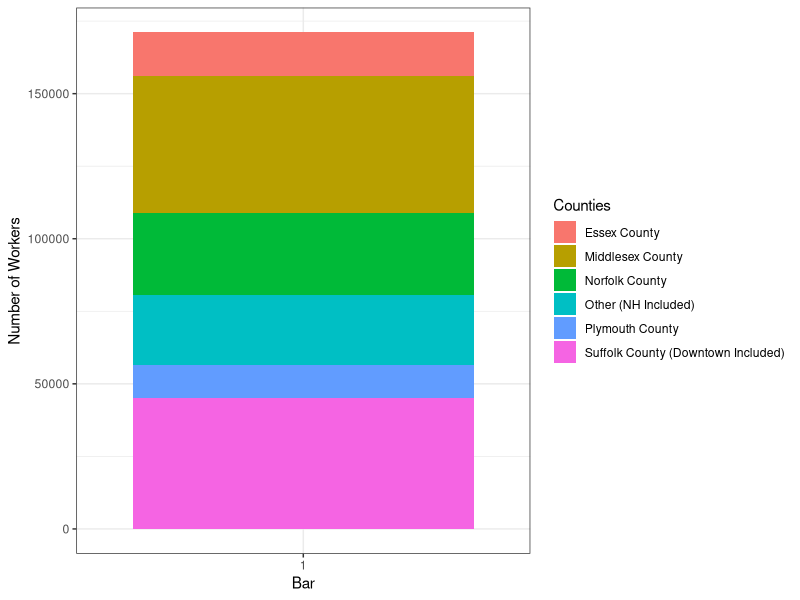
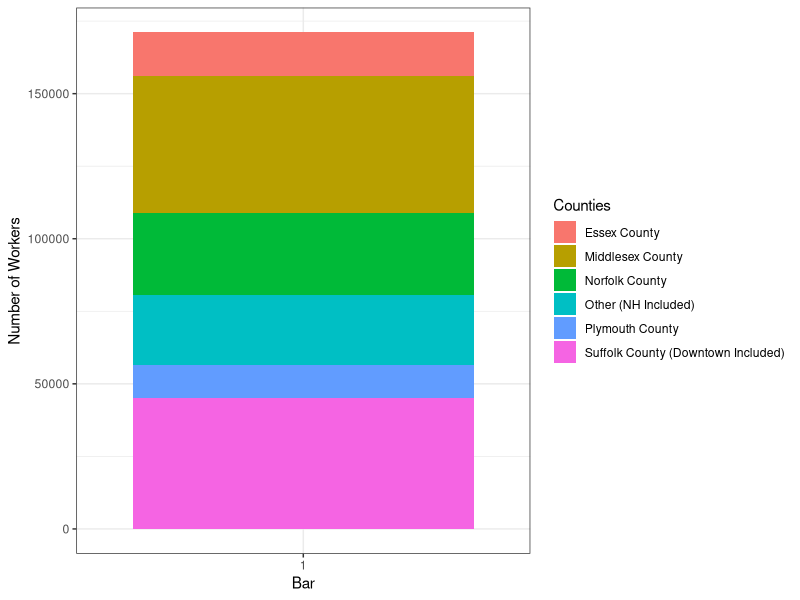

The R script that drew these images, in order:
## ---- chunk 1
knitr::opts_chunk$set(echo = TRUE)
## ---- chunk 2
library(tidyverse)
library(ggplot2)
library(ggthemes)
library(scales)
## ---- chunk 3
dt_commuters <- tribble(
  ~x, ~y, ~z,
  1, "Middlesex County", 47100,
  2, "Norfolk County", 28400,
  3, "Plymouth County", 11300,
  4, "Suffolk County (Downtown Included)", 45100,
  5, "Essex County", 15100,
  6, "Other (NH Included)", 24100)
## ---- chunk 4
dt_commuters <- dt_commuters %>%
  mutate(x = "1")

ggplot(dt_commuters,
       aes(x = x,
           y = z,
           fill = y)) +
  geom_col() +
  geom_bar(stat = "identity", position = "fill", width = 0.25) +
  scale_x_discrete(name = "Bar") +
  scale_y_continuous(name = "Number of Workers") +
  labs(fill = "Counties") +
  theme_bw()
## ---- chunk 5
commuters <- ggplot(dt_commuters,
       aes(x = x,
           y = z,
           fill = y)) +
  geom_col() +
  geom_bar(stat = "identity", position = "fill", width = 0.25) +
  scale_x_discrete(name = "Bar") +
  scale_y_continuous(name = "Number of Workers") +
  labs(fill = "Counties") +
  theme_bw()
## ---- chunk 6
ggsave("commuters.pdf")
